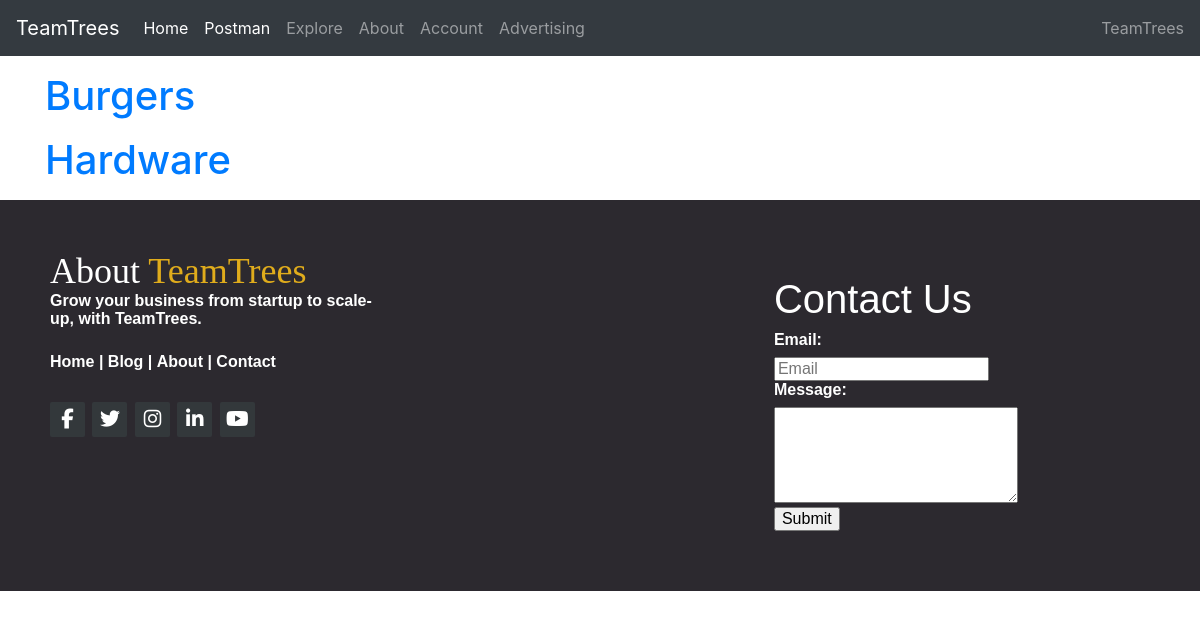
Before: /business/business/list/ (signed in) with the older database file.
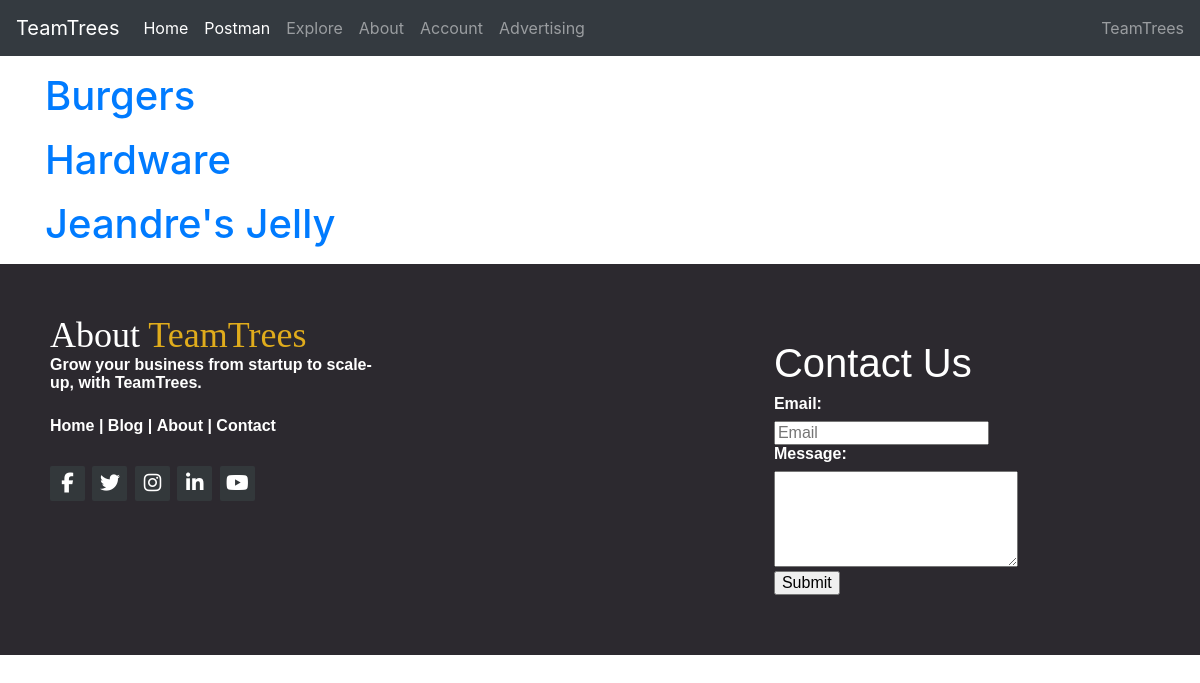
After: the same page with the newer database file.
### businesses/models.py (models this page shows, shortened)
class Business(models.Model):
    user = models.ForeignKey(User, on_delete=models.CASCADE)
    businessname = models.CharField(max_length=255)
    businesstype = models.CharField(max_length=255, choices=Business_Type)
    address = models.CharField(max_length=255)
    address2 = models.CharField(max_length=255, default='None')
    city = models.CharField(max_length=255)
    province = models.CharField(max_length=255, choices=Province)
    postal_code = models.CharField(max_length=255, default='None')
    logo = models.ImageField(default='None')

### businesses/views.py (the view)
# urls.py: path('business/list/', views.BusinessListView.as_view(), name='blist'),
class BusinessListView(ListView):
    model = Business
    def get_queryset(self):
        return Business.objects.filter(user=self.request.user)

### templates/businesses/business_list.html
{% extends '../base.html' %}
{% load static %}
{% load crispy_forms_tags %}
{% block content%}
<div class="container" id="basic_container">
    {% for business in business_list %}
    <p>
    <h1><a href="{% url 'explore:business_detail' pk=business.pk %}">{{business.businessname}}</a></h1>
    </p>
    {% endfor %}
</div>
{% endblock %}

Changed rows visible on the page:
added Business: businessname "Jeandre's Jelly"
